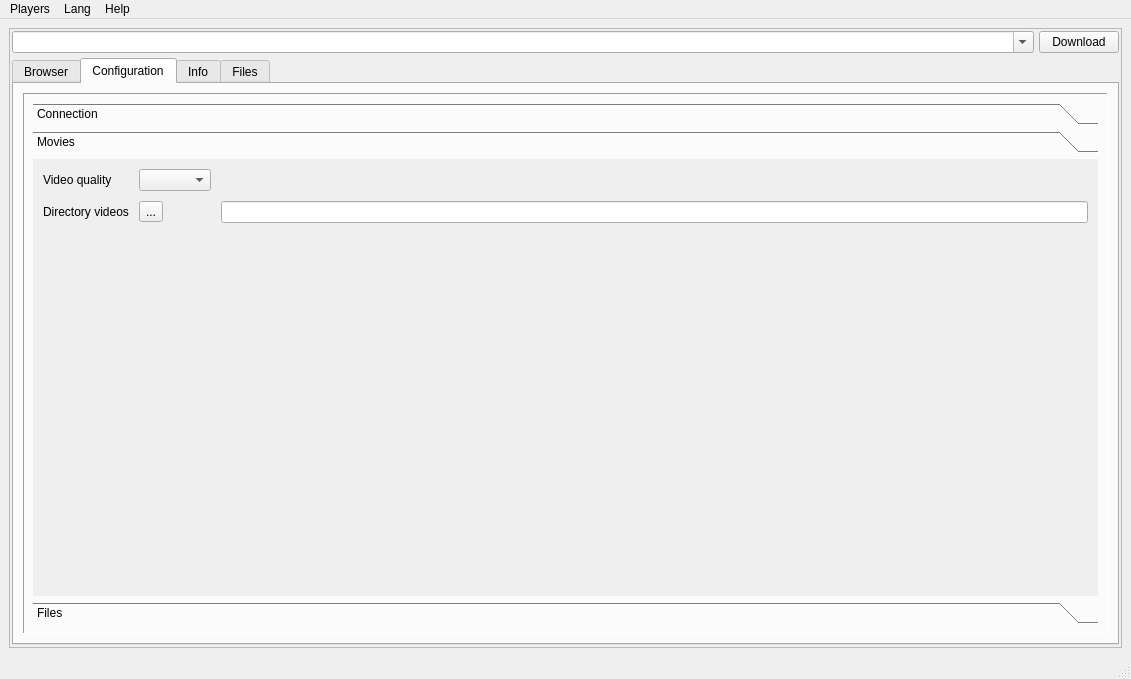
<?xml version="1.0" encoding="UTF-8"?>
<ui version="4.0">
 <class>MainWindow</class>
 <widget class="QMainWindow" name="MainWindow">
  <property name="geometry">
   <rect>
    <x>0</x>
    <y>0</y>
    <width>1131</width>
    <height>679</height>
   </rect>
  </property>
  <property name="windowTitle">
   <string>BaixeAssista</string>
  </property>
  <property name="windowIcon">
   <iconset>
    <normaloff>../images/movies.png</normaloff>../images/movies.png</iconset>
  </property>
  <widget class="QWidget" name="centralwidget">
   <layout class="QHBoxLayout" name="horizontalLayout">
    <item>
     <widget class="QFrame" name="centralFrame">
      <property name="sizePolicy">
       <sizepolicy hsizetype="Preferred" vsizetype="Preferred">
        <horstretch>1</horstretch>
        <verstretch>1</verstretch>
       </sizepolicy>
      </property>
      <property name="frameShape">
       <enum>QFrame::StyledPanel</enum>
      </property>
      <property name="frameShadow">
       <enum>QFrame::Plain</enum>
      </property>
      <layout class="QHBoxLayout" name="horizontalLayout_2">
       <property name="spacing">
        <number>5</number>
       </property>
       <property name="margin">
        <number>2</number>
       </property>
       <item>
        <layout class="QVBoxLayout" name="verticalLayout">
         <item>
          <layout class="QHBoxLayout" name="horizontalLayout_3">
           <item>
            <widget class="QComboBox" name="location">
             <property name="sizePolicy">
              <sizepolicy hsizetype="Preferred" vsizetype="Fixed">
               <horstretch>1</horstretch>
               <verstretch>0</verstretch>
              </sizepolicy>
             </property>
             <property name="editable">
              <bool>true</bool>
             </property>
             <property name="modelColumn">
              <number>0</number>
             </property>
            </widget>
           </item>
           <item>
            <widget class="QPushButton" name="btnStartDl">
             <property name="text">
              <string>Download</string>
             </property>
             <property name="checkable">
              <bool>true</bool>
             </property>
             <property name="flat">
              <bool>false</bool>
             </property>
            </widget>
           </item>
          </layout>
         </item>
         <item>
          <widget class="QTabWidget" name="tabPanel">
           <property name="currentIndex">
            <number>1</number>
           </property>
           <widget class="QWidget" name="tabBrowser">
            <attribute name="icon">
             <iconset>
              <normaloff>../images/apps-display-icon.png</normaloff>../images/apps-display-icon.png</iconset>
            </attribute>
            <attribute name="title">
             <string>Browser</string>
            </attribute>
           </widget>
           <widget class="QWidget" name="tabConfig">
            <attribute name="icon">
             <iconset>
              <normaloff>../images/settings-tool.png</normaloff>../images/settings-tool.png</iconset>
            </attribute>
            <attribute name="title">
             <string>Configuration</string>
            </attribute>
            <layout class="QVBoxLayout" name="verticalLayout_3">
             <item>
              <widget class="QFrame" name="frameTab">
               <property name="sizePolicy">
                <sizepolicy hsizetype="Preferred" vsizetype="Preferred">
                 <horstretch>0</horstretch>
                 <verstretch>1</verstretch>
                </sizepolicy>
               </property>
               <property name="frameShape">
                <enum>QFrame::Panel</enum>
               </property>
               <property name="frameShadow">
                <enum>QFrame::Sunken</enum>
               </property>
               <layout class="QVBoxLayout" name="verticalLayout_4">
                <item>
                 <widget class="QToolBox" name="groupTypes">
                  <property name="currentIndex">
                   <number>1</number>
                  </property>
                  <widget class="QWidget" name="configConnection">
                   <property name="geometry">
                    <rect>
                     <x>0</x>
                     <y>0</y>
                     <width>1049</width>
                     <height>377</height>
                    </rect>
                   </property>
                   <attribute name="icon">
                    <iconset>
                     <normaloff>../images/network-blue.png</normaloff>../images/network-blue.png</iconset>
                   </attribute>
                   <attribute name="label">
                    <string>Connection</string>
                   </attribute>
                   <layout class="QVBoxLayout" name="verticalLayout_5">
                    <property name="spacing">
                     <number>10</number>
                    </property>
                    <property name="sizeConstraint">
                     <enum>QLayout::SetDefaultConstraint</enum>
                    </property>
                    <property name="leftMargin">
                     <number>11</number>
                    </property>
                    <item>
                     <widget class="QGroupBox" name="groupBox">
                      <property name="sizePolicy">
                       <sizepolicy hsizetype="Preferred" vsizetype="Preferred">
                        <horstretch>0</horstretch>
                        <verstretch>0</verstretch>
                       </sizepolicy>
                      </property>
                      <property name="title">
                       <string>Control</string>
                      </property>
                      <layout class="QGridLayout" name="gridLayout_2" rowstretch="0,0,0" columnstretch="0,0,0">
                       <property name="horizontalSpacing">
                        <number>30</number>
                       </property>
                       <property name="verticalSpacing">
                        <number>10</number>
                       </property>
                       <property name="leftMargin">
                        <number>11</number>
                       </property>
                       <property name="rightMargin">
                        <number>11</number>
                       </property>
                       <item row="0" column="0">
                        <widget class="QLabel" name="label">
                         <property name="sizePolicy">
                          <sizepolicy hsizetype="Fixed" vsizetype="Preferred">
                           <horstretch>0</horstretch>
                           <verstretch>0</verstretch>
                          </sizepolicy>
                         </property>
                         <property name="text">
                          <string>Active connections</string>
                         </property>
                        </widget>
                       </item>
                       <item row="1" column="0">
                        <widget class="QLabel" name="label_3">
                         <property name="sizePolicy">
                          <sizepolicy hsizetype="Fixed" vsizetype="Preferred">
                           <horstretch>0</horstretch>
                           <verstretch>0</verstretch>
                          </sizepolicy>
                         </property>
                         <property name="text">
                          <string>Speed</string>
                         </property>
                        </widget>
                       </item>
                       <item row="1" column="1">
                        <widget class="QSpinBox" name="connectionSpeed">
                         <property name="sizePolicy">
                          <sizepolicy hsizetype="Fixed" vsizetype="Fixed">
                           <horstretch>0</horstretch>
                           <verstretch>0</verstretch>
                          </sizepolicy>
                         </property>
                         <property name="minimum">
                          <number>1024</number>
                         </property>
                         <property name="maximum">
                          <number>1073741824</number>
                         </property>
                         <property name="value">
                          <number>35840</number>
                         </property>
                        </widget>
                       </item>
                       <item row="0" column="1">
                        <widget class="QSpinBox" name="connectionActive">
                         <property name="sizePolicy">
                          <sizepolicy hsizetype="Fixed" vsizetype="Fixed">
                           <horstretch>0</horstretch>
                           <verstretch>0</verstretch>
                          </sizepolicy>
                         </property>
                         <property name="autoFillBackground">
                          <bool>false</bool>
                         </property>
                         <property name="alignment">
                          <set>Qt::AlignLeading|Qt::AlignLeft|Qt::AlignVCenter</set>
                         </property>
                         <property name="buttonSymbols">
                          <enum>QAbstractSpinBox::UpDownArrows</enum>
                         </property>
                         <property name="minimum">
                          <number>1</number>
                         </property>
                         <property name="maximum">
                          <number>30</number>
                         </property>
                         <property name="value">
                          <number>1</number>
                         </property>
                        </widget>
                       </item>
                       <item row="2" column="1">
                        <widget class="QSpinBox" name="connectionTimeout">
                         <property name="sizePolicy">
                          <sizepolicy hsizetype="Fixed" vsizetype="Fixed">
                           <horstretch>0</horstretch>
                           <verstretch>0</verstretch>
                          </sizepolicy>
                         </property>
                         <property name="minimum">
                          <number>1</number>
                         </property>
                         <property name="maximum">
                          <number>300</number>
                         </property>
                         <property name="value">
                          <number>60</number>
                         </property>
                        </widget>
                       </item>
                       <item row="2" column="0">
                        <widget class="QLabel" name="label_5">
                         <property name="sizePolicy">
                          <sizepolicy hsizetype="Fixed" vsizetype="Preferred">
                           <horstretch>0</horstretch>
                           <verstretch>0</verstretch>
                          </sizepolicy>
                         </property>
                         <property name="text">
                          <string>Timeout</string>
                         </property>
                        </widget>
                       </item>
                       <item row="0" column="2">
                        <spacer name="horizontalSpacer">
                         <property name="orientation">
                          <enum>Qt::Horizontal</enum>
                         </property>
                         <property name="sizeHint" stdset="0">
                          <size>
                           <width>40</width>
                           <height>20</height>
                          </size>
                         </property>
                        </spacer>
                       </item>
                      </layout>
                     </widget>
                    </item>
                    <item>
                     <widget class="QGroupBox" name="groupBox_2">
                      <property name="title">
                       <string>Behavior</string>
                      </property>
                      <layout class="QGridLayout" name="gridLayout_3" columnstretch="0,0,0">
                       <property name="horizontalSpacing">
                        <number>30</number>
                       </property>
                       <property name="verticalSpacing">
                        <number>10</number>
                       </property>
                       <item row="24" column="0">
                        <widget class="QLabel" name="label_2">
                         <property name="text">
                          <string>Connection attempts</string>
                         </property>
                        </widget>
                       </item>
                       <item row="0" column="0">
                        <widget class="QLabel" name="label_4">
                         <property name="text">
                          <string>Wait between connection attempts</string>
                         </property>
                        </widget>
                       </item>
                       <item row="0" column="1">
                        <widget class="QSpinBox" name="connectionSleep">
                         <property name="sizePolicy">
                          <sizepolicy hsizetype="Fixed" vsizetype="Fixed">
                           <horstretch>0</horstretch>
                           <verstretch>0</verstretch>
                          </sizepolicy>
                         </property>
                         <property name="minimum">
                          <number>1</number>
                         </property>
                         <property name="maximum">
                          <number>300</number>
                         </property>
                         <property name="value">
                          <number>2</number>
                         </property>
                        </widget>
                       </item>
                       <item row="24" column="1">
                        <widget class="QSpinBox" name="connectionAttempts">
                         <property name="minimum">
                          <number>1</number>
                         </property>
                         <property name="maximum">
                          <number>30</number>
                         </property>
                        </widget>
                       </item>
                       <item row="0" column="2">
                        <spacer name="horizontalSpacer_5">
                         <property name="orientation">
                          <enum>Qt::Horizontal</enum>
                         </property>
                         <property name="sizeHint" stdset="0">
                          <size>
                           <width>40</width>
                           <height>20</height>
                          </size>
                         </property>
                        </spacer>
                       </item>
                      </layout>
                     </widget>
                    </item>
                    <item>
                     <widget class="QGroupBox" name="groupBox_4">
                      <property name="sizePolicy">
                       <sizepolicy hsizetype="Preferred" vsizetype="Preferred">
                        <horstretch>0</horstretch>
                        <verstretch>0</verstretch>
                       </sizepolicy>
                      </property>
                      <property name="title">
                       <string>Types</string>
                      </property>
                      <layout class="QVBoxLayout" name="verticalLayout_12">
                       <item>
                        <widget class="QCheckBox" name="connectionType">
                         <property name="text">
                          <string>Modify connection type</string>
                         </property>
                         <property name="checked">
                          <bool>true</bool>
                         </property>
                        </widget>
                       </item>
                       <item>
                        <widget class="QCheckBox" name="proxyDisable">
                         <property name="text">
                          <string>Disable proxy</string>
                         </property>
                         <property name="checked">
                          <bool>true</bool>
                         </property>
                        </widget>
                       </item>
                      </layout>
                     </widget>
                    </item>
                    <item>
                     <spacer name="verticalSpacer_2">
                      <property name="orientation">
                       <enum>Qt::Vertical</enum>
                      </property>
                      <property name="sizeHint" stdset="0">
                       <size>
                        <width>20</width>
                        <height>40</height>
                       </size>
                      </property>
                     </spacer>
                    </item>
                   </layout>
                  </widget>
                  <widget class="QWidget" name="configMovie">
                   <property name="geometry">
                    <rect>
                     <x>0</x>
                     <y>0</y>
                     <width>1049</width>
                     <height>377</height>
                    </rect>
                   </property>
                   <attribute name="icon">
                    <iconset>
                     <normaloff>../images/movies-blue.png</normaloff>../images/movies-blue.png</iconset>
                   </attribute>
                   <attribute name="label">
                    <string>Movies</string>
                   </attribute>
                   <layout class="QVBoxLayout" name="verticalLayout_9" stretch="0,0">
                    <property name="margin">
                     <number>10</number>
                    </property>
                    <item>
                     <layout class="QGridLayout" name="gridLayout_6">
                      <property name="spacing">
                       <number>10</number>
                      </property>
                      <item row="1" column="1">
                       <widget class="QToolButton" name="btnToolDir">
                        <property name="text">
                         <string>...</string>
                        </property>
                        <property name="checkable">
                         <bool>false</bool>
                        </property>
                       </widget>
                      </item>
                      <item row="1" column="2">
                       <widget class="QLineEdit" name="videoDir">
                        <property name="readOnly">
                         <bool>true</bool>
                        </property>
                       </widget>
                      </item>
                      <item row="1" column="0">
                       <widget class="QLabel" name="label_7">
                        <property name="text">
                         <string>Directory videos</string>
                        </property>
                       </widget>
                      </item>
                      <item row="0" column="0">
                       <widget class="QLabel" name="label_6">
                        <property name="text">
                         <string>Video quality</string>
                        </property>
                       </widget>
                      </item>
                      <item row="0" column="1">
                       <widget class="QComboBox" name="videoQuality">
                        <property name="sizePolicy">
                         <sizepolicy hsizetype="Fixed" vsizetype="Fixed">
                          <horstretch>0</horstretch>
                          <verstretch>0</verstretch>
                         </sizepolicy>
                        </property>
                        <property name="toolTip">
                         <string/>
                        </property>
                        <property name="currentIndex">
                         <number>-1</number>
                        </property>
                        <property name="duplicatesEnabled">
                         <bool>false</bool>
                        </property>
                       </widget>
                      </item>
                     </layout>
                    </item>
                    <item>
                     <spacer name="verticalSpacer">
                      <property name="orientation">
                       <enum>Qt::Vertical</enum>
                      </property>
                      <property name="sizeHint" stdset="0">
                       <size>
                        <width>20</width>
                        <height>40</height>
                       </size>
                      </property>
                     </spacer>
                    </item>
                   </layout>
                  </widget>
                  <widget class="QWidget" name="configFile">
                   <property name="geometry">
                    <rect>
                     <x>0</x>
                     <y>0</y>
                     <width>1049</width>
                     <height>377</height>
                    </rect>
                   </property>
                   <attribute name="icon">
                    <iconset>
                     <normaloff>../images/files-blue.png</normaloff>../images/files-blue.png</iconset>
                   </attribute>
                   <attribute name="label">
                    <string>Files</string>
                   </attribute>
                   <layout class="QVBoxLayout" name="verticalLayout_6">
                    <item>
                     <layout class="QHBoxLayout" name="horizontalLayout_4">
                      <item>
                       <layout class="QGridLayout" name="gridLayout_4">
                        <property name="spacing">
                         <number>10</number>
                        </property>
                        <item row="8" column="0">
                         <widget class="QLabel" name="label_8">
                          <property name="text">
                           <string>Divide the number of times</string>
                          </property>
                         </widget>
                        </item>
                        <item row="0" column="1">
                         <widget class="QComboBox" name="tempFileAction">
                          <property name="sizePolicy">
                           <sizepolicy hsizetype="Fixed" vsizetype="Fixed">
                            <horstretch>0</horstretch>
                            <verstretch>0</verstretch>
                           </sizepolicy>
                          </property>
                         </widget>
                        </item>
                        <item row="8" column="1">
                         <widget class="QSpinBox" name="videoSplitSize">
                          <property name="sizePolicy">
                           <sizepolicy hsizetype="Fixed" vsizetype="Fixed">
                            <horstretch>0</horstretch>
                            <verstretch>0</verstretch>
                           </sizepolicy>
                          </property>
                          <property name="minimum">
                           <number>1</number>
                          </property>
                          <property name="maximum">
                           <number>5</number>
                          </property>
                          <property name="value">
                           <number>4</number>
                          </property>
                         </widget>
                        </item>
                        <item row="0" column="0">
                         <widget class="QCheckBox" name="tempFiles">
                          <property name="sizePolicy">
                           <sizepolicy hsizetype="Fixed" vsizetype="Fixed">
                            <horstretch>0</horstretch>
                            <verstretch>0</verstretch>
                           </sizepolicy>
                          </property>
                          <property name="text">
                           <string>Use temporary file</string>
                          </property>
                          <property name="checked">
                           <bool>true</bool>
                          </property>
                         </widget>
                        </item>
                       </layout>
                      </item>
                      <item>
                       <spacer name="horizontalSpacer_3">
                        <property name="orientation">
                         <enum>Qt::Horizontal</enum>
                        </property>
                        <property name="sizeHint" stdset="0">
                         <size>
                          <width>40</width>
                          <height>20</height>
                         </size>
                        </property>
                       </spacer>
                      </item>
                     </layout>
                    </item>
                    <item>
                     <spacer name="verticalSpacer_3">
                      <property name="orientation">
                       <enum>Qt::Vertical</enum>
                      </property>
                      <property name="sizeHint" stdset="0">
                       <size>
                        <width>20</width>
                        <height>40</height>
                       </size>
                      </property>
                     </spacer>
                    </item>
                   </layout>
                  </widget>
                 </widget>
                </item>
               </layout>
              </widget>
             </item>
            </layout>
           </widget>
           <widget class="QWidget" name="tabInfo">
            <attribute name="icon">
             <iconset>
              <normaloff>../images/info-blue.png</normaloff>../images/info-blue.png</iconset>
            </attribute>
            <attribute name="title">
             <string>Info</string>
            </attribute>
            <layout class="QVBoxLayout" name="verticalLayout_7">
             <item>
              <widget class="QTableWidget" name="connectionInfo">
               <property name="sizePolicy">
                <sizepolicy hsizetype="Expanding" vsizetype="Expanding">
                 <horstretch>0</horstretch>
                 <verstretch>2</verstretch>
                </sizepolicy>
               </property>
               <column>
                <property name="text">
                 <string>Proxy</string>
                </property>
               </column>
               <column>
                <property name="text">
                 <string>State</string>
                </property>
               </column>
               <column>
                <property name="text">
                 <string>Segment</string>
                </property>
               </column>
               <column>
                <property name="text">
                 <string>Progress</string>
                </property>
               </column>
               <column>
                <property name="text">
                 <string>Speed</string>
                </property>
               </column>
              </widget>
             </item>
             <item>
              <widget class="QFrame" name="frame">
               <property name="sizePolicy">
                <sizepolicy hsizetype="Preferred" vsizetype="Preferred">
                 <horstretch>0</horstretch>
                 <verstretch>1</verstretch>
                </sizepolicy>
               </property>
               <property name="autoFillBackground">
                <bool>true</bool>
               </property>
               <property name="frameShape">
                <enum>QFrame::Panel</enum>
               </property>
               <property name="frameShadow">
                <enum>QFrame::Raised</enum>
               </property>
               <layout class="QVBoxLayout" name="verticalLayout_8">
                <item>
                 <widget class="QGroupBox" name="groupBox_3">
                  <property name="sizePolicy">
                   <sizepolicy hsizetype="Preferred" vsizetype="Preferred">
                    <horstretch>1</horstretch>
                    <verstretch>0</verstretch>
                   </sizepolicy>
                  </property>
                  <property name="font">
                   <font>
                    <pointsize>9</pointsize>
                   </font>
                  </property>
                  <property name="title">
                   <string>About current video download</string>
                  </property>
                  <layout class="QVBoxLayout" name="verticalLayout_10">
                   <item>
                    <layout class="QFormLayout" name="formLayout">
                     <property name="fieldGrowthPolicy">
                      <enum>QFormLayout::AllNonFixedFieldsGrow</enum>
                     </property>
                     <item row="0" column="0">
                      <widget class="QLabel" name="label_9">
                       <property name="text">
                        <string>Video title</string>
                       </property>
                      </widget>
                     </item>
                     <item row="0" column="1">
                      <widget class="QLineEdit" name="videoTileInfo"/>
                     </item>
                     <item row="1" column="0">
                      <widget class="QLabel" name="label_10">
                       <property name="text">
                        <string>Video ext</string>
                       </property>
                      </widget>
                     </item>
                     <item row="1" column="1">
                      <widget class="QLineEdit" name="videoExtInfo"/>
                     </item>
                     <item row="2" column="0">
                      <widget class="QLabel" name="label_11">
                       <property name="text">
                        <string>Video size</string>
                       </property>
                      </widget>
                     </item>
                     <item row="2" column="1">
                      <widget class="QLineEdit" name="videoSizeInfo"/>
                     </item>
                     <item row="3" column="0">
                      <widget class="QLabel" name="label_12">
                       <property name="text">
                        <string>Global progress</string>
                       </property>
                      </widget>
                     </item>
                     <item row="4" column="0">
                      <widget class="QLabel" name="label_13">
                       <property name="text">
                        <string>Downloaded</string>
                       </property>
                      </widget>
                     </item>
                     <item row="4" column="1">
                      <layout class="QHBoxLayout" name="horizontalLayout_5">
                       <item>
                        <widget class="QLineEdit" name="downloadedFromInfo">
                         <property name="sizePolicy">
                          <sizepolicy hsizetype="Expanding" vsizetype="Fixed">
                           <horstretch>0</horstretch>
                           <verstretch>0</verstretch>
                          </sizepolicy>
                         </property>
                        </widget>
                       </item>
                       <item>
                        <widget class="QLabel" name="label_14">
                         <property name="text">
                          <string>To</string>
                         </property>
                        </widget>
                       </item>
                       <item>
                        <widget class="QLineEdit" name="downloadedToInfo">
                         <property name="sizePolicy">
                          <sizepolicy hsizetype="Expanding" vsizetype="Fixed">
                           <horstretch>0</horstretch>
                           <verstretch>0</verstretch>
                          </sizepolicy>
                         </property>
                        </widget>
                       </item>
                      </layout>
                     </item>
                     <item row="3" column="1">
                      <widget class="QProgressBar" name="progressBarInfo">
                       <property name="value">
                        <number>0</number>
                       </property>
                      </widget>
                     </item>
                    </layout>
                   </item>
                  </layout>
                 </widget>
                </item>
               </layout>
              </widget>
             </item>
            </layout>
           </widget>
           <widget class="QWidget" name="tabFiles">
            <attribute name="icon">
             <iconset>
              <normaloff>../images/network-blue.png</normaloff>../images/network-blue.png</iconset>
            </attribute>
            <attribute name="title">
             <string>Files</string>
            </attribute>
            <layout class="QVBoxLayout" name="verticalLayout_11">
             <property name="spacing">
              <number>2</number>
             </property>
             <property name="leftMargin">
              <number>2</number>
             </property>
             <property name="topMargin">
              <number>0</number>
             </property>
             <property name="rightMargin">
              <number>2</number>
             </property>
             <property name="bottomMargin">
              <number>2</number>
             </property>
             <item>
              <layout class="QHBoxLayout" name="horizontalLayout_6">
               <property name="leftMargin">
                <number>0</number>
               </property>
               <item>
                <widget class="QPushButton" name="refreshFiles">
                 <property name="text">
                  <string/>
                 </property>
                 <property name="icon">
                  <iconset>
                   <normaloff>../images/btnrefresh-blue.png</normaloff>../images/btnrefresh-blue.png</iconset>
                 </property>
                 <property name="iconSize">
                  <size>
                   <width>16</width>
                   <height>16</height>
                  </size>
                 </property>
                </widget>
               </item>
               <item>
                <spacer name="horizontalSpacer_4">
                 <property name="orientation">
                  <enum>Qt::Horizontal</enum>
                 </property>
                 <property name="sizeHint" stdset="0">
                  <size>
                   <width>40</width>
                   <height>20</height>
                  </size>
                 </property>
                </spacer>
               </item>
              </layout>
             </item>
             <item>
              <widget class="QTreeWidget" name="videosView">
               <property name="sizePolicy">
                <sizepolicy hsizetype="Expanding" vsizetype="Expanding">
                 <horstretch>0</horstretch>
                 <verstretch>2</verstretch>
                </sizepolicy>
               </property>
               <column>
                <property name="text">
                 <string notr="true">1</string>
                </property>
               </column>
              </widget>
             </item>
            </layout>
           </widget>
          </widget>
         </item>
        </layout>
       </item>
      </layout>
     </widget>
    </item>
   </layout>
  </widget>
  <widget class="QMenuBar" name="menubar">
   <property name="geometry">
    <rect>
     <x>0</x>
     <y>0</y>
     <width>1131</width>
     <height>26</height>
    </rect>
   </property>
   <widget class="QMenu" name="menuEdit">
    <property name="font">
     <font>
      <pointsize>10</pointsize>
     </font>
    </property>
    <property name="title">
     <string>Players</string>
    </property>
    <addaction name="actionEmbedPlayer"/>
    <addaction name="actionExternalPlayer"/>
    <addaction name="separator"/>
    <addaction name="actionChooseExternalPlayer"/>
    <addaction name="actionReloadPlayer"/>
    <addaction name="separator"/>
    <addaction name="actionExit"/>
   </widget>
   <widget class="QMenu" name="menuLang">
    <property name="title">
     <string>Lang</string>
    </property>
    <addaction name="actionEnglish"/>
    <addaction name="actionPortuguse"/>
    <addaction name="actionSpanish"/>
   </widget>
   <widget class="QMenu" name="menuAbout">
    <property name="title">
     <string>Help</string>
    </property>
    <widget class="QMenu" name="menuUpdate">
     <property name="font">
      <font>
       <family>Arial</family>
       <pointsize>10</pointsize>
       <weight>50</weight>
       <italic>false</italic>
       <bold>false</bold>
      </font>
     </property>
     <property name="title">
      <string>Update</string>
     </property>
     <addaction name="actionAutomaticSearch"/>
     <addaction name="actionCheckNow"/>
    </widget>
    <addaction name="actionErroReporting"/>
    <addaction name="menuUpdate"/>
    <addaction name="actionAbout"/>
   </widget>
   <addaction name="menuEdit"/>
   <addaction name="menuLang"/>
   <addaction name="menuAbout"/>
  </widget>
  <widget class="QStatusBar" name="statusbar"/>
  <action name="actionExit">
   <property name="checkable">
    <bool>false</bool>
   </property>
   <property name="checked">
    <bool>false</bool>
   </property>
   <property name="text">
    <string>Exit</string>
   </property>
  </action>
  <action name="actionEnglish">
   <property name="checkable">
    <bool>true</bool>
   </property>
   <property name="checked">
    <bool>true</bool>
   </property>
   <property name="text">
    <string>English</string>
   </property>
   <property name="font">
    <font>
     <family>Arial</family>
     <pointsize>10</pointsize>
    </font>
   </property>
  </action>
  <action name="actionPortuguse">
   <property name="checkable">
    <bool>true</bool>
   </property>
   <property name="checked">
    <bool>false</bool>
   </property>
   <property name="text">
    <string>Portuguese</string>
   </property>
   <property name="font">
    <font>
     <family>Arial</family>
     <pointsize>10</pointsize>
    </font>
   </property>
  </action>
  <action name="actionAbout">
   <property name="text">
    <string>About</string>
   </property>
   <property name="font">
    <font>
     <family>Arial</family>
     <pointsize>10</pointsize>
    </font>
   </property>
  </action>
  <action name="actionSpanish">
   <property name="checkable">
    <bool>true</bool>
   </property>
   <property name="text">
    <string>Spanish</string>
   </property>
   <property name="font">
    <font>
     <family>Arial</family>
     <pointsize>10</pointsize>
    </font>
   </property>
  </action>
  <action name="actionReloadPlayer">
   <property name="checkable">
    <bool>false</bool>
   </property>
   <property name="icon">
    <iconset>
     <normaloff>../images/btnrefresh-blue.png</normaloff>../images/btnrefresh-blue.png</iconset>
   </property>
   <property name="text">
    <string>Reload player</string>
   </property>
  </action>
  <action name="actionChooseExternalPlayer">
   <property name="checkable">
    <bool>false</bool>
   </property>
   <property name="text">
    <string>Choose external player</string>
   </property>
  </action>
  <action name="actionEmbedPlayer">
   <property name="checkable">
    <bool>true</bool>
   </property>
   <property name="checked">
    <bool>true</bool>
   </property>
   <property name="text">
    <string>Use embedded player</string>
   </property>
   <property name="font">
    <font>
     <family>Arial</family>
     <pointsize>10</pointsize>
    </font>
   </property>
  </action>
  <action name="actionExternalPlayer">
   <property name="checkable">
    <bool>true</bool>
   </property>
   <property name="text">
    <string>Use external player</string>
   </property>
   <property name="font">
    <font>
     <family>Arial</family>
     <pointsize>10</pointsize>
    </font>
   </property>
  </action>
  <action name="actionErroReporting">
   <property name="text">
    <string>Error reporting</string>
   </property>
   <property name="font">
    <font>
     <family>Arial</family>
     <pointsize>10</pointsize>
    </font>
   </property>
  </action>
  <action name="actionAutomaticSearch">
   <property name="checkable">
    <bool>true</bool>
   </property>
   <property name="checked">
    <bool>true</bool>
   </property>
   <property name="text">
    <string>Automatic search</string>
   </property>
   <property name="font">
    <font>
     <pointsize>10</pointsize>
    </font>
   </property>
  </action>
  <action name="actionCheckNow">
   <property name="text">
    <string>Check now</string>
   </property>
   <property name="font">
    <font>
     <pointsize>10</pointsize>
    </font>
   </property>
  </action>
 </widget>
 <resources/>
 <connections/>
</ui>
